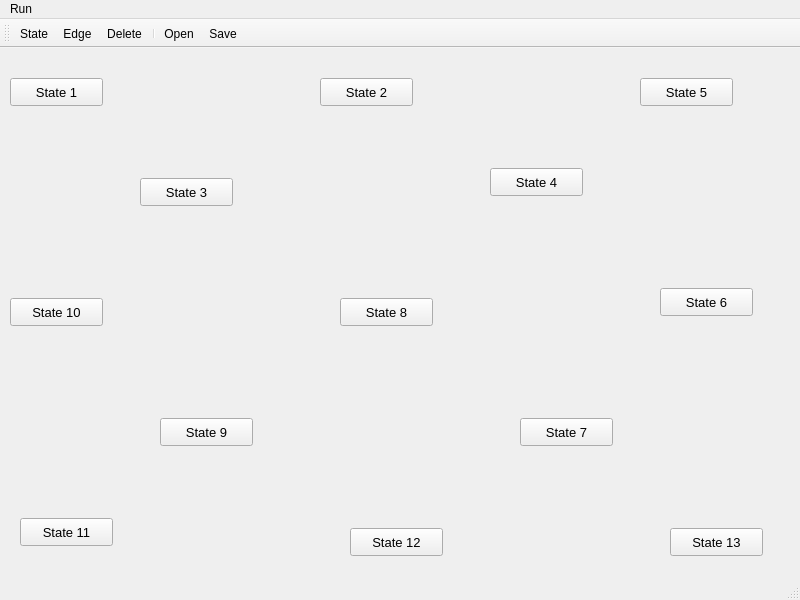
<?xml version="1.0" encoding="UTF-8"?>
<ui version="4.0">
 <class>DFA</class>
 <widget class="QMainWindow" name="DFA">
  <property name="geometry">
   <rect>
    <x>0</x>
    <y>0</y>
    <width>800</width>
    <height>600</height>
   </rect>
  </property>
  <property name="windowTitle">
   <string>MainWindow</string>
  </property>
  <widget class="QWidget" name="centralwidget">
   <widget class="QPushButton" name="pushButton_1">
    <property name="geometry">
     <rect>
      <x>10</x>
      <y>30</y>
      <width>93</width>
      <height>28</height>
     </rect>
    </property>
    <property name="font">
     <font>
      <pointsize>10</pointsize>
     </font>
    </property>
    <property name="text">
     <string>State 1</string>
    </property>
   </widget>
   <widget class="QPushButton" name="pushButton_2">
    <property name="geometry">
     <rect>
      <x>320</x>
      <y>30</y>
      <width>93</width>
      <height>28</height>
     </rect>
    </property>
    <property name="font">
     <font>
      <pointsize>10</pointsize>
     </font>
    </property>
    <property name="text">
     <string>State 2</string>
    </property>
   </widget>
   <widget class="QPushButton" name="pushButton_3">
    <property name="geometry">
     <rect>
      <x>140</x>
      <y>130</y>
      <width>93</width>
      <height>28</height>
     </rect>
    </property>
    <property name="font">
     <font>
      <pointsize>10</pointsize>
     </font>
    </property>
    <property name="text">
     <string>State 3</string>
    </property>
   </widget>
   <widget class="QPushButton" name="pushButton_4">
    <property name="geometry">
     <rect>
      <x>490</x>
      <y>120</y>
      <width>93</width>
      <height>28</height>
     </rect>
    </property>
    <property name="font">
     <font>
      <pointsize>10</pointsize>
     </font>
    </property>
    <property name="text">
     <string>State 4</string>
    </property>
   </widget>
   <widget class="QPushButton" name="pushButton_5">
    <property name="geometry">
     <rect>
      <x>640</x>
      <y>30</y>
      <width>93</width>
      <height>28</height>
     </rect>
    </property>
    <property name="font">
     <font>
      <pointsize>10</pointsize>
     </font>
    </property>
    <property name="text">
     <string>State 5</string>
    </property>
   </widget>
   <widget class="QPushButton" name="pushButton_6">
    <property name="geometry">
     <rect>
      <x>660</x>
      <y>240</y>
      <width>93</width>
      <height>28</height>
     </rect>
    </property>
    <property name="font">
     <font>
      <pointsize>10</pointsize>
     </font>
    </property>
    <property name="text">
     <string>State 6</string>
    </property>
   </widget>
   <widget class="QPushButton" name="pushButton_7">
    <property name="geometry">
     <rect>
      <x>520</x>
      <y>370</y>
      <width>93</width>
      <height>28</height>
     </rect>
    </property>
    <property name="font">
     <font>
      <pointsize>10</pointsize>
     </font>
    </property>
    <property name="text">
     <string>State 7</string>
    </property>
   </widget>
   <widget class="QPushButton" name="pushButton_8">
    <property name="geometry">
     <rect>
      <x>340</x>
      <y>250</y>
      <width>93</width>
      <height>28</height>
     </rect>
    </property>
    <property name="font">
     <font>
      <pointsize>10</pointsize>
     </font>
    </property>
    <property name="text">
     <string>State 8</string>
    </property>
   </widget>
   <widget class="QPushButton" name="pushButton_9">
    <property name="geometry">
     <rect>
      <x>160</x>
      <y>370</y>
      <width>93</width>
      <height>28</height>
     </rect>
    </property>
    <property name="font">
     <font>
      <pointsize>10</pointsize>
     </font>
    </property>
    <property name="text">
     <string>State 9</string>
    </property>
   </widget>
   <widget class="QPushButton" name="pushButton_10">
    <property name="geometry">
     <rect>
      <x>10</x>
      <y>250</y>
      <width>93</width>
      <height>28</height>
     </rect>
    </property>
    <property name="font">
     <font>
      <pointsize>10</pointsize>
     </font>
    </property>
    <property name="text">
     <string>State 10</string>
    </property>
   </widget>
   <widget class="QPushButton" name="pushButton_11">
    <property name="geometry">
     <rect>
      <x>20</x>
      <y>470</y>
      <width>93</width>
      <height>28</height>
     </rect>
    </property>
    <property name="font">
     <font>
      <pointsize>10</pointsize>
     </font>
    </property>
    <property name="text">
     <string>State 11</string>
    </property>
   </widget>
   <widget class="QPushButton" name="pushButton_12">
    <property name="geometry">
     <rect>
      <x>350</x>
      <y>480</y>
      <width>93</width>
      <height>28</height>
     </rect>
    </property>
    <property name="font">
     <font>
      <pointsize>10</pointsize>
     </font>
    </property>
    <property name="text">
     <string>State 12</string>
    </property>
   </widget>
   <widget class="QPushButton" name="pushButton_13">
    <property name="geometry">
     <rect>
      <x>670</x>
      <y>480</y>
      <width>93</width>
      <height>28</height>
     </rect>
    </property>
    <property name="font">
     <font>
      <pointsize>10</pointsize>
     </font>
    </property>
    <property name="text">
     <string>State 13</string>
    </property>
   </widget>
  </widget>
  <widget class="QMenuBar" name="menubar">
   <property name="geometry">
    <rect>
     <x>0</x>
     <y>0</y>
     <width>800</width>
     <height>26</height>
    </rect>
   </property>
   <widget class="QMenu" name="menuRun">
    <property name="title">
     <string>Run</string>
    </property>
    <addaction name="actionFast_Run"/>
    <addaction name="actionStep_by_Step"/>
    <addaction name="actionMuitiple_Run"/>
   </widget>
   <addaction name="menuRun"/>
  </widget>
  <widget class="QStatusBar" name="statusbar"/>
  <widget class="QToolBar" name="toolBar">
   <property name="windowTitle">
    <string>toolBar</string>
   </property>
   <attribute name="toolBarArea">
    <enum>TopToolBarArea</enum>
   </attribute>
   <attribute name="toolBarBreak">
    <bool>false</bool>
   </attribute>
   <addaction name="actionState"/>
   <addaction name="actionEdge"/>
   <addaction name="actionDelete"/>
   <addaction name="separator"/>
   <addaction name="actionOpen"/>
   <addaction name="actionSave"/>
  </widget>
  <action name="actionFast_Run">
   <property name="text">
    <string>Fast Run</string>
   </property>
  </action>
  <action name="actionStep_by_Step">
   <property name="text">
    <string>Step by Step</string>
   </property>
  </action>
  <action name="actionMuitiple_Run">
   <property name="text">
    <string>Muitiple Run</string>
   </property>
  </action>
  <action name="actionState">
   <property name="text">
    <string>State</string>
   </property>
  </action>
  <action name="actionEdge">
   <property name="text">
    <string>Edge</string>
   </property>
  </action>
  <action name="actionMove">
   <property name="text">
    <string>Move</string>
   </property>
  </action>
  <action name="actionDelete">
   <property name="text">
    <string>Delete</string>
   </property>
  </action>
  <action name="actionOpen">
   <property name="text">
    <string>Open</string>
   </property>
  </action>
  <action name="actionSave">
   <property name="text">
    <string>Save</string>
   </property>
  </action>
 </widget>
 <resources/>
 <connections/>
</ui>
